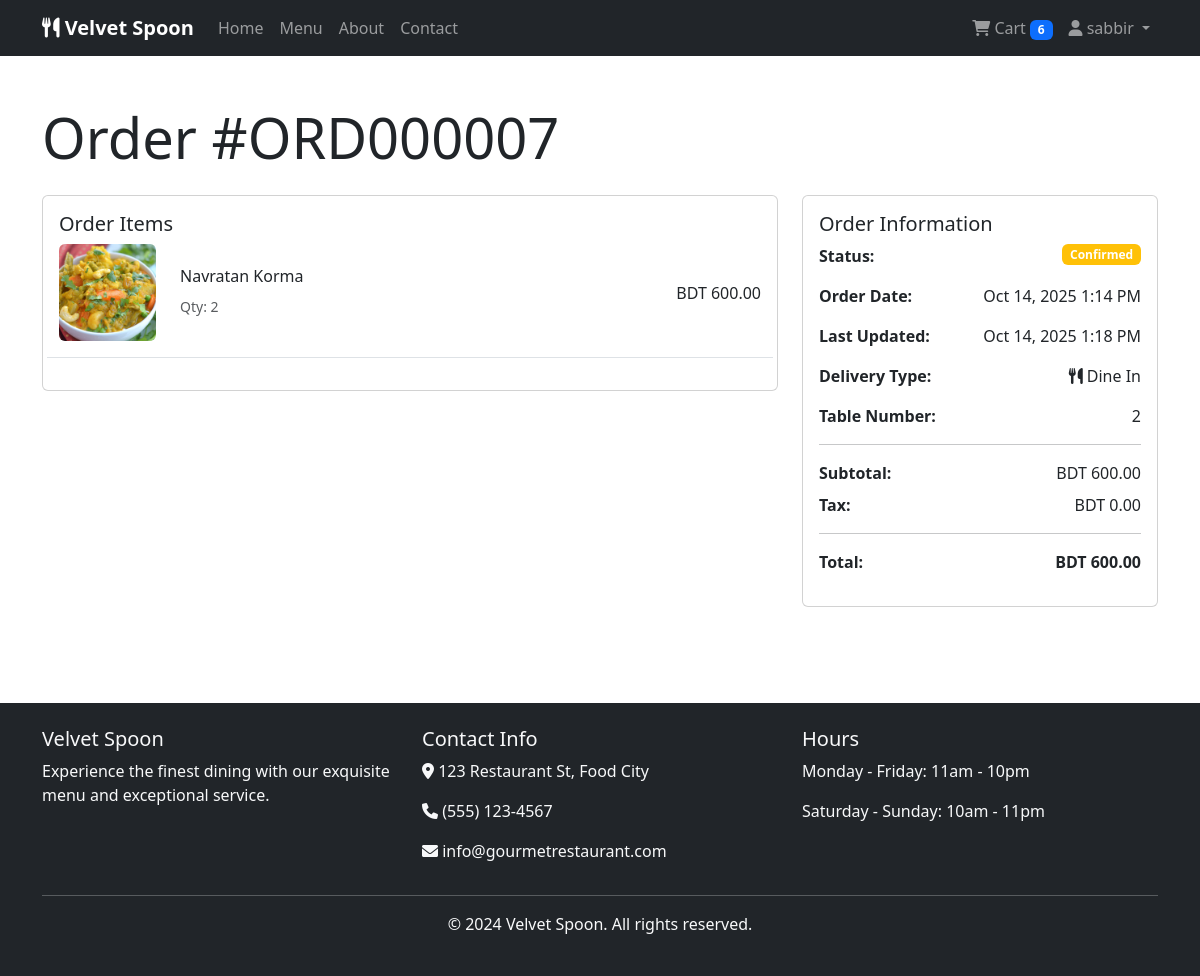
/orders/order/7/ (signed in), run on the app's committed database.
### accounts/models.py (models this page shows, shortened)
class User(AbstractUser):
    ROLE_CHOICES = (
        ('customer', 'Customer'),
        ('staff', 'Staff'),
        ('admin', 'Admin'),
    )
    role = models.CharField(max_length=20, choices=ROLE_CHOICES, default='customer')
    phone_number = models.CharField(max_length=15, blank=True)
    address = models.TextField(blank=True)
    created_at = models.DateTimeField(auto_now_add=True)
    updated_at = models.DateTimeField(auto_now=True)
    def is_staff_member(self):
        return self.role == 'staff'
    def is_admin(self):
        return self.role == 'admin'

### orders/models.py (models this page shows, shortened)
class Order(models.Model):
    STATUS_CHOICES = (
        ('pending', 'Pending'),
        ('confirmed', 'Confirmed'),
        ('preparing', 'Preparing'),
        ('ready', 'Ready for Pickup'),
        ('served', 'Served'),
        ('completed', 'Completed'),
        ('cancelled', 'Cancelled'),
    )
    DELIVERY_TYPE_CHOICES = (
        ('takeaway', 'Takeaway'),
        ('dine_in', 'Dine In'),
    )
    user = models.ForeignKey(User, on_delete=models.CASCADE, related_name='orders')
    order_number = models.CharField(max_length=20, unique=True)
    status = models.CharField(max_length=20, choices=STATUS_CHOICES, default='pending')
    delivery_type = models.CharField(max_length=20, choices=DELIVERY_TYPE_CHOICES, default='dine_in')
    delivery_address = models.TextField(blank=True, help_text="Required for takeaway orders")
    table_number = models.CharField(max_length=10, blank=True, help_text="Required for dine-in orders")
    total_amount = models.DecimalField(max_digits=10, decimal_places=2)
    special_instructions = models.TextField(blank=True)
    created_at = models.DateTimeField(auto_now_add=True)
    updated_at = models.DateTimeField(auto_now=True)
    class Meta:
        ordering = ['-created_at']

class OrderItem(models.Model):
    order = models.ForeignKey(Order, on_delete=models.CASCADE, related_name='items')
    menu_item = models.ForeignKey(MenuItem, on_delete=models.CASCADE)
    quantity = models.PositiveIntegerField()
    price = models.DecimalField(max_digits=8, decimal_places=2)
    special_instructions = models.TextField(blank=True)
    @property
    def total_price(self):
        return self.price * self.quantity

### menu/models.py (models this page shows, shortened)
class MenuItem(models.Model):
    name = models.CharField(max_length=200)
    description = models.TextField()
    price = models.DecimalField(max_digits=8, decimal_places=2)
    category = models.ForeignKey(Category, on_delete=models.CASCADE, related_name='menu_items')
    image = models.ImageField(upload_to='menu_items/', blank=True, null=True)
    is_available = models.BooleanField(default=True)
    preparation_time = models.IntegerField(help_text='Preparation time in minutes', default=15)
    calories = models.IntegerField(blank=True, null=True)
    is_vegetarian = models.BooleanField(default=False)
    is_spicy = models.BooleanField(default=False)
    created_at = models.DateTimeField(auto_now_add=True)
    updated_at = models.DateTimeField(auto_now=True)
    class Meta:
        ordering = ['category', 'name']

### orders/views.py (the view)
# urls.py: path('order/<int:order_id>/', views.order_detail, name='order_detail'),
@login_required
def order_detail(request, order_id):
    order = get_object_or_404(Order, id=order_id, user=request.user)
    return render(request, 'orders/order_detail.html', {'order': order})

### orders/context_processors.py (called while the page is built)
def cart_item_count(request):
    if request.user.is_authenticated:
        try:
            from .models import Cart
            cart = Cart.objects.filter(user=request.user).first()
            if cart:
                return {'cart_item_count': cart.total_items}
        except:
            pass
    return {'cart_item_count': 0}

### orders/models.py (called while the page is built)
    @property
    def total_items(self):
        return sum(item.quantity for item in self.items.all())

### templates/orders/order_detail.html (shortened to what this page needs)
{% extends 'base.html' %}
{% block content %}
<div class="container py-5">
    <div class="row">
        <div class="col-12">
            <h1 class="display-4 mb-4">Order #{{ order.order_number }}</h1>
        </div>
    </div>
    <div class="row">
        <div class="col-lg-8">
            <div class="card">
                <div class="card-body">
                    <h5 class="card-title">Order Items</h5>
                    {% for item in order.items.all %}
                    <div class="row align-items-center mb-3 pb-3 border-bottom">
                        <div class="col-2">
                            {% if item.menu_item.image %}
                            <img src="{{ item.menu_item.image.url }}" class="img-fluid rounded" alt="{{ item.menu_item.name }}">
                            {% else %}
                            <img src="/static/images/default-food.jpg" class="img-fluid rounded" alt="{{ item.menu_item.name }}">
                            {% endif %}
                        </div>
                        <div class="col-6">
                            <h6>{{ item.menu_item.name }}</h6>
                            <small class="text-muted">Qty: {{ item.quantity }}</small>
                        </div>
                        <div class="col-4 text-end">
                            <span>BDT {{ item.total_price }}</span>
                        </div>
                    </div>
                    {% endfor %}
                </div>
            </div>
        </div>
        <div class="col-lg-4">
            <div class="card">
                <div class="card-body">
                    <h5 class="card-title">Order Information</h5>
                    <div class="mb-3">
                        <strong>Status:</strong>
                        <span class="badge
                            {% if order.status == 'completed' %}bg-success
                            {% elif order.status == 'cancelled' %}bg-danger
                            {% else %}bg-warning{% endif %} float-end">
                            {{ order.get_status_display }}
                        </span>
                    </div>
                    <div class="mb-3">
                        <strong>Order Date:</strong>
                        <span class="float-end">{{ order.created_at|date:"M d, Y g:i A" }}</span>
                    </div>
                    <div class="mb-3">
                        <strong>Last Updated:</strong>
                        <span class="float-end">{{ order.updated_at|date:"M d, Y g:i A" }}</span>
                    </div>
                    <div class="mb-3">
                        <strong>Delivery Type:</strong>
                        <span class="float-end">
                            {% if order.delivery_type == 'takeaway' %}
                                <i class="fas fa-shopping-bag"></i> Takeaway
                            {% else %}
                                <i class="fas fa-utensils"></i> Dine In
                            {% endif %}
                        </span>
                    </div>
                    {% if order.delivery_type == 'takeaway' and order.delivery_address %}
                    <div class="mb-3">
                        <strong>Delivery Address:</strong>
                        <div class="text-end">
                            <small class="text-muted">{{ order.delivery_address }}</small>
                        </div>
                    </div>
                    {% elif order.delivery_type == 'dine_in' and order.table_number %}
                    <div class="mb-3">
                        <strong>Table Number:</strong>
                        <span class="float-end">{{ order.table_number }}</span>
                    </div>
                    {% endif %}
                    <hr>
                    <div class="mb-2">
                        <strong>Subtotal:</strong>
                        <span class="float-end">BDT {{ order.total_amount }}</span>
                    </div>
                    <div class="mb-2">
                        <strong>Tax:</strong>
                        <span class="float-end">BDT 0.00</span>
                    </div>
                    <hr>
                    <div class="mb-3">
                        <strong>Total:</strong>
                        <strong class="float-end">BDT {{ order.total_amount }}</strong>
                    </div>
                </div>
            </div>
        </div>
    </div>
</div>
{% endblock %}

### templates/base.html (shortened to what this page needs)
<!DOCTYPE html>
<html lang="en">
<head>
    <link href="https://cdn.jsdelivr.net/npm/bootstrap@5.3.0/dist/css/bootstrap.min.css" rel="stylesheet">
    <link href="https://cdnjs.cloudflare.com/ajax/libs/font-awesome/6.0.0/css/all.min.css" rel="stylesheet">
</head>
<body>
    <nav class="navbar navbar-expand-lg navbar-dark bg-dark">
        <div class="container">
            <a class="navbar-brand" href="{% url 'home' %}">
                <i class="fas fa-utensils"></i> Velvet Spoon
            </a>
            <div class="collapse navbar-collapse" id="navbarNav">
                <ul class="navbar-nav me-auto">
                    <li class="nav-item">
                        <a class="nav-link" href="{% url 'home' %}">Home</a>
                    </li>
                    <li class="nav-item">
                        <a class="nav-link" href="{% url 'menu_list' %}">Menu</a>
                    </li>
                    <li class="nav-item">
                        <a class="nav-link" href="{% url 'about' %}">About</a>
                    </li>
                    <li class="nav-item">
                        <a class="nav-link" href="{% url 'contact' %}">Contact</a>
                    </li>
                </ul>
                <ul class="navbar-nav">
                    {% if user.is_authenticated %}
                        <li class="nav-item">
                            <a class="nav-link" href="{% url 'cart_view' %}">
                                <i class="fas fa-shopping-cart"></i> Cart
                                {% if cart_item_count > 0 %}
                                    <span class="badge bg-primary cart-badge">{{ cart_item_count }}</span>
                                {% else %}
                                    <span class="badge bg-primary cart-badge" style="display: none;">0</span>
                                {% endif %}
                            </a>
                        </li>
                        <li class="nav-item dropdown">
                            <a class="nav-link dropdown-toggle" href="#" role="button" data-bs-toggle="dropdown">
                                <i class="fas fa-user"></i> {{ user.username }}
                            </a>
                        </li>
                    {% endif %}
                </ul>
            </div>
        </div>
    </nav>
    <main>
        {% block content %}
        {% endblock %}
    </main>
    <footer class="bg-dark text-light mt-5 py-4">
        <div class="container">
            <div class="row">
                <div class="col-md-4">
                    <h5>Velvet Spoon</h5>
                    <p>Experience the finest dining with our exquisite menu and exceptional service.</p>
                </div>
                <div class="col-md-4">
                    <h5>Contact Info</h5>
                    <p><i class="fas fa-map-marker-alt"></i> 123 Restaurant St, Food City</p>
                    <p><i class="fas fa-phone"></i> (555) 123-4567</p>
                    <p><i class="fas fa-envelope"></i> info@gourmetrestaurant.com</p>
                </div>
                <div class="col-md-4">
                    <h5>Hours</h5>
                    <p>Monday - Friday: 11am - 10pm</p>
                    <p>Saturday - Sunday: 10am - 11pm</p>
                </div>
            </div>
            <hr>
            <div class="text-center">
                <p>&copy; 2024 Velvet Spoon. All rights reserved.</p>
            </div>
        </div>
    </footer>
</body>
</html>

### templates/base.html (style rules this page uses)
.navbar-brand { font-weight: bold; }
.card { transition: transform 0.3s; }

### data on the page
User: username "sabbir"
Order: order_number "ORD000007", status "Confirmed", created_at "Oct 14, 2025 1:14 PM", updated_at "Oct 14, 2025 1:18 PM", table_number "2", total_amount "600.00"
OrderItem: menu_item.image (picture), menu_item.name "Navratan Korma", quantity "2", total_price "600.00"

### other printed values
{{ cart_item_count }} "6"
